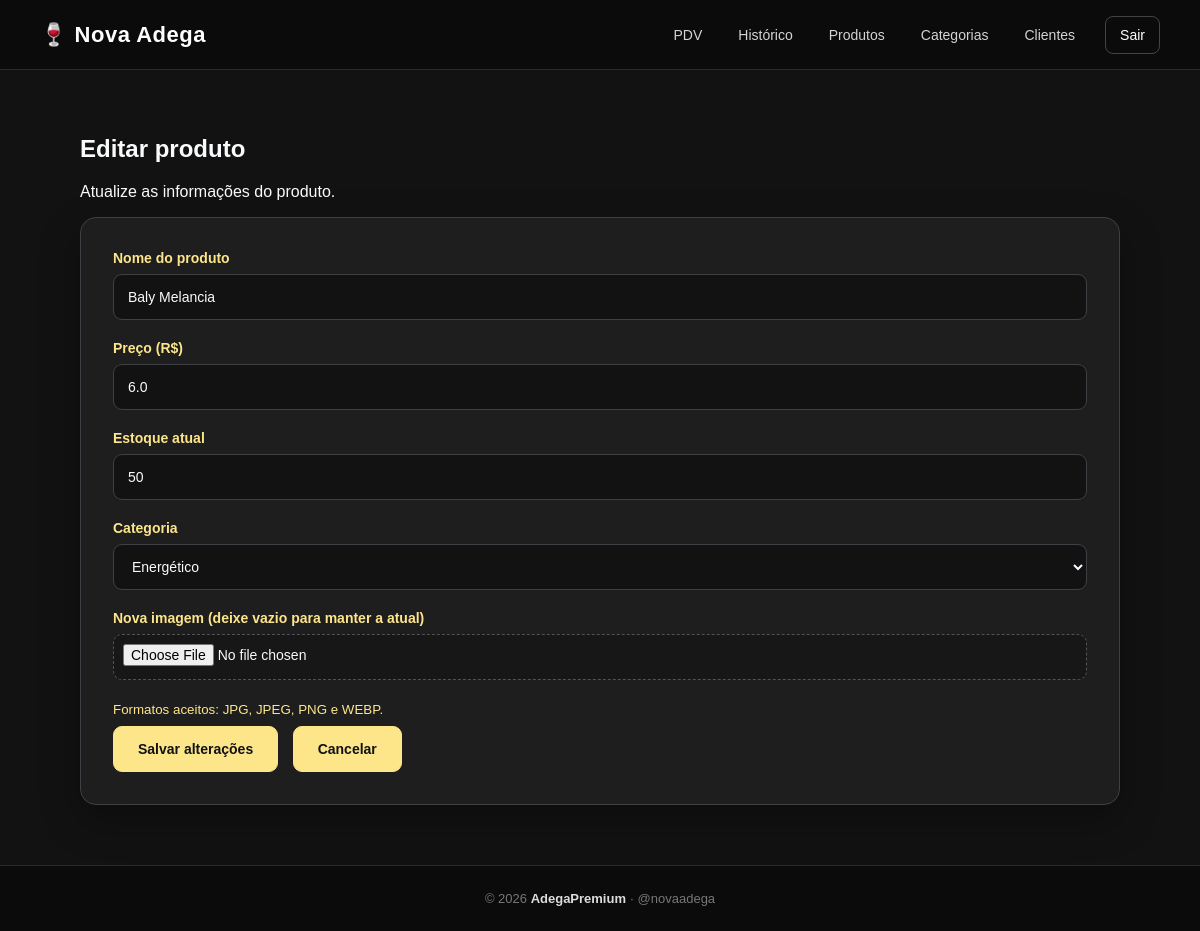
The page /produtos/4/editar (signed in) on the database as committed earlier.
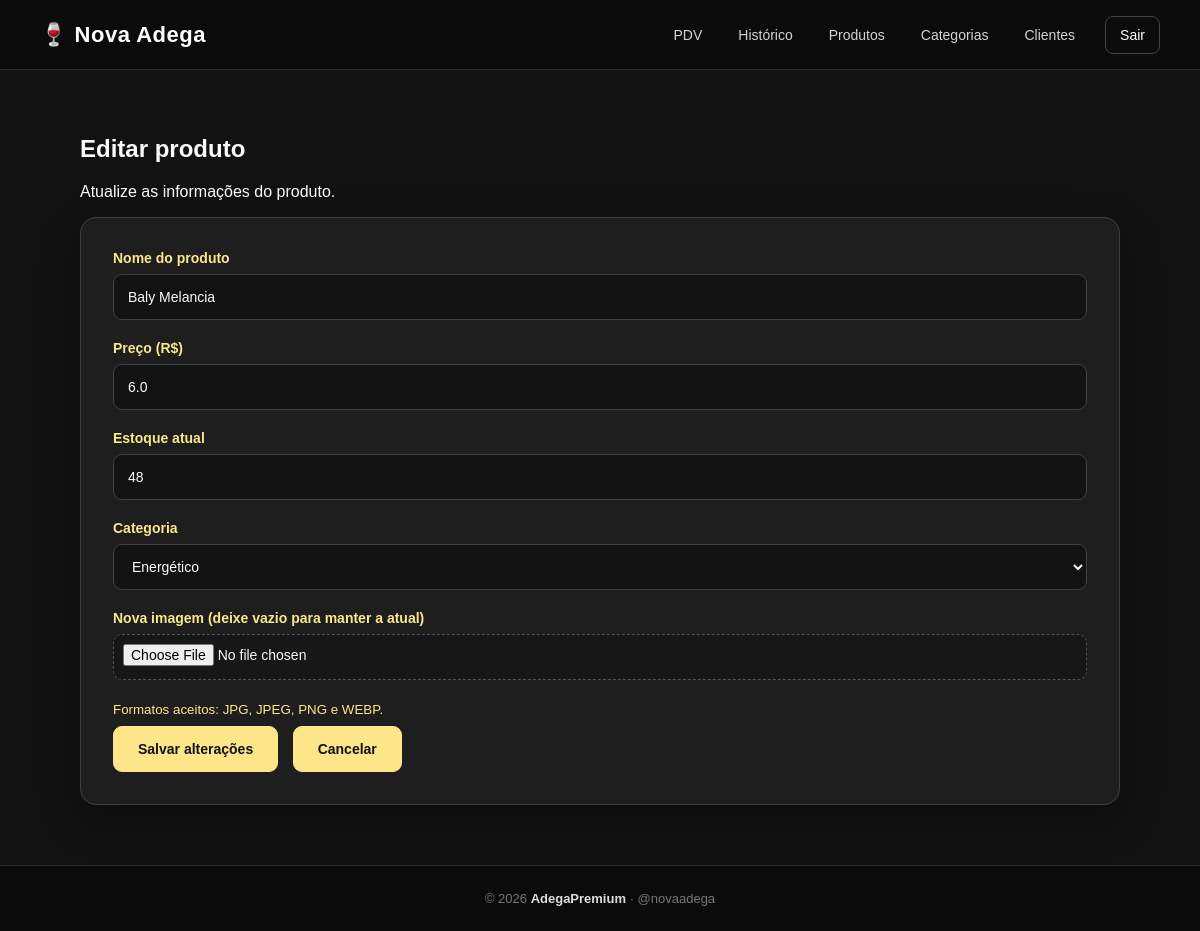
The same page on the database as committed later.
### app/models/produto.py (models this page shows, shortened)
class Produto(Base):
    __tablename__ = "produtos"
    id = Column(Integer, primary_key=True, autoincrement=True, index=True)
    nome = Column(String(150), nullable=False, index=True)
    preco = Column(Float, nullable=False, default=0.0)
    estoque_atual = Column(Integer, nullable=False, default=0)
    ativo = Column(Boolean, default=True)
    imagem_path = Column(String(255), nullable=True)
    categoria_id = Column(Integer, ForeignKey("categorias.id", ondelete="SET NULL"), nullable=True )
    categoria = relationship("Categoria", back_populates="produtos")

### app/controllers/produto_controller.py (the view)
@router.get("/{produto_id}/editar")
def form_editar_produto(
    produto_id: int,
    request: Request,
    db: Session = Depends(get_db),
    admin = Depends(get_admin)
):
    editando   = db.query(Produto).filter(Produto.id == produto_id).first()
    categorias = db.query(Categoria).filter(Categoria.ativo == True).all()
    if not editando:
        return RedirectResponse(url="/produtos", status_code=302)
    return templates.TemplateResponse(
        request,
        "produtos/form.html",
        {
            "request":    request,
            "usuario":    admin,
            "editando":   editando,
            "categorias": categorias
        }
    )

### app/templates/produtos/form.html (shortened to what this page needs)
{% extends "base.html" %}
{% block styles %}
<link rel="stylesheet" href="/static/CSS/novo-produto.css">
{% endblock %}
{% block content %}
<main class="container">
    <section class="form-produto">
        <div class="form-titulo">
            <h1>
                {{
                    "Editar produto"
                    if editando
                    else "Novo produto"
                }}
            </h1>
            <p>
                {{
                    "Atualize as informações do produto."
                    if editando
                    else "Cadastre um novo produto no sistema."
                }}
            </p>
        </div>
        <form
            action="{{
                '/produtos/' + editando.id|string + '/editar'
                if editando
                else '/produtos/novo'
            }}"
            method="post"
            enctype="multipart/form-data"
            class="produto-form"
        >
            <div class="form-grupo">
                <label for="nome">
                    Nome do produto
                </label>
                <input
                    type="text"
                    id="nome"
                    name="nome"
                    value="{{ editando.nome if editando else (valores.nome if valores else '') }}"
                    placeholder="Digite o nome do produto"
                    required
                >
            </div>
            <div class="form-linha">
                <div class="form-grupo">
                    <label for="preco">
                        Preço (R$)
                    </label>
                    <input
                        type="number"
                        id="preco"
                        name="preco"
                        step="0.01"
                        min="0"
                        value="{{ editando.preco if editando else (valores.preco if valores else '0.00') }}"
                        placeholder="0,00"
                        required
                    >
                </div>
                <div class="form-grupo">
                    <label for="estoque_atual">
                        Estoque atual
                    </label>
                    <input
                        type="number"
                        id="estoque_atual"
                        name="estoque_atual"
                        min="0"
                        value="{{ editando.estoque_atual if editando else (valores.estoque_atual if valores else '0') }}"
                        placeholder="0"
                        required
                    >
                </div>
            </div>
            <div class="form-grupo">
                <label for="categoria_id">
                    Categoria
                </label>
                <select
                    name="categoria_id"
                    id="categoria_id"
                >
                    {% for c in categorias %}
                    <option
                        value="{{ c.id }}"
                        {{
                            'selected'
                            if
                            (
                                (editando and editando.categoria_id == c.id)
                                or
                                (valores and valores.categoria_id == c.id)
                            )
                            else ''
                        }}
                    >
                        {{ c.nome }}
                    </option>
                    {% endfor %}
                </select>
            </div>
            <div class="form-grupo">
                <label for="imagem">
                    {{
                        "Nova imagem (deixe vazio para manter a atual)"
                        if editando
                        else "Imagem do produto"
                    }}
                </label>
                <input
                    type="file"
                    id="imagem"
                    name="imagem"
                    accept=".jpg,.jpeg,.png,.webp"
                >
                <small>
                    Formatos aceitos:
                    JPG, JPEG, PNG e WEBP.
                </small>
            </div>
            <div class="form-botoes">
                <button
                    type="submit"
                    class="btn-salvar"
                >
                    {{
                        "Salvar alterações"
                        if editando
                        else "Criar produto"
                    }}
                </button>
                <a
                    href="/produtos/"
                    class="btn-cancelar"
                >
                    Cancelar
                </a>
            </div>
        </form>
    </section>
</main>
{% endblock %}

### app/templates/base.html (shortened to what this page needs)
<!DOCTYPE html>
<html lang="pt-BR">
<head>
    <link rel="stylesheet" href="/static/CSS/home.css?v=3">
    {% block styles %}{% endblock %}
    <link rel="stylesheet" href="/static/CSS/voltar.css?v=1">
</head>
<body>
    {% block navbar %}
    <nav class="navbar">
        <div class="logo">
            <a href="/">
                🍷 Nova Adega
            </a>
        </div>
        <div class="menu">
            <a href="/pdv/">
                PDV
            </a>
            <a href="/movimentacoes/">
                Histórico
            </a>
            <a href="/produtos/">
                Produtos
            </a>
            <a href="/categorias/">
                Categorias
            </a>
            <a href="/clientes/">
                Clientes
            </a>
            <a href="/auth/logout" class="btn-sair">
                Sair
            </a>
        </div>
    </nav>
    {% endblock %}
    <div class="page-wrapper">
        {% block content %}{% endblock %}
    </div>
    {% block footer %}
    <footer class="footer">
        <p>
            © 2026 <strong>AdegaPremium</strong> · @novaadega
        </p>
    </footer>
    {% endblock %}
</body>
</html>

### app/static/CSS/home.css (style rules this page uses)
* { box-sizing: border-box; }
html { min-height: 100%; }
body { margin: 0; padding: 0; min-height: 100vh; font-family: Arial, Helvetica, sans-serif; background: #121212; color: #f9fafb; display: flex; flex-direction: column; }
.navbar { width: 100%; min-height: 70px; padding: 0 40px; display: flex; align-items: center; justify-content: space-between; background: #0b0b0b; border-bottom: 1px solid #292929; flex-shrink: 0; }
.logo a { color: #ffffff; text-decoration: none; font-size: 22px; font-weight: 700; letter-spacing: 0.5px; transition: color 0.25s ease; }
.menu { display: flex; align-items: center; gap: 8px; }
.menu a { position: relative; color: #d4d4d4; text-decoration: none; padding: 10px 14px; border-radius: 8px; font-size: 14px; transition: color 0.25s ease, text-shadow 0.25s ease, transform 0.25s ease, background 0.25s ease; }
.menu a:not(.btn-sair)::after { content: ""; position: absolute; left: 50%; bottom: -4px; width: 0; height: 2px; background: #FDE68A; border-radius: 10px; box-shadow: 0 0 5px #FDE68A, 0 0 10px rgba(253, 230, 138, 0.7); transform: translateX(-50%); transition: width 0.25s ease; }
.menu .btn-sair { margin-left: 8px; border: 1px solid #444444; color: #ffffff; text-shadow: none; transform: none; transition: background 0.2s ease, color 0.2s ease, border-color 0.2s ease; }
.menu .btn-sair::after { display: none; }
.footer { width: 100%; margin-top: auto; padding: 25px 20px; text-align: center; background: #0b0b0b; border-top: 1px solid #292929; color: #777777; flex-shrink: 0; }
.footer p { margin: 0; font-size: 13px; }
.footer strong { color: #dddddd; }

### app/static/CSS/novo-produto.css (style rules this page uses)
main.container { width: 100%; max-width: 1100px; margin: 0 auto; padding: 45px 30px 60px; color: #F9FAFB; }
main.container form { width: 100%; padding: 32px; background: #1E1E1E; border: 1px solid #3F3F46; border-radius: 16px; box-shadow: 0 15px 40px rgba(0, 0, 0, 0.30); }
main.container form label { display: block; margin-bottom: 8px; color: #FDE68A; font-size: 14px; font-weight: 600; }
main.container form input[type="text"], main.container form input[type="number"], main.container form input[type="file"], main.container form select { width: 100%; min-height: 46px; padding: 11px 14px; margin-bottom: 20px; background: #121212; color: #F9FAFB; border: 1px solid #3F3F46; border-radius: 9px; outline: none; font-size: 14px; transition: border-color 0.2s ease, box-shadow 0.2s ease, background 0.2s ease; }
main.container form input::placeholder { color: #71717A; }
main.container form select { cursor: pointer; }
main.container form select option { background: #1E1E1E; color: #F9FAFB; }
main.container form input[type="file"] { padding: 9px; background: #171717; border: 1px dashed #52525B; cursor: pointer; }
main.container form small, main.container form .ajuda, main.container form p { color: #FDE68A; }
main.container form button, main.container form input[type="submit"], main.container form a { display: inline-flex; align-items: center; justify-content: center; min-height: 46px; padding: 0 24px; margin-top: 8px; border-radius: 9px; font-size: 14px; font-weight: 700; text-decoration: none; cursor: pointer; transition: background 0.2s ease, transform 0.2s ease, box-shadow 0.2s ease, border-color 0.2s ease; }
main.container form button, main.container form input[type="submit"] { background: #FDE68A; color: #121212; border: 1px solid #FDE68A; }
main.container form a { margin-left: 10px; background: #FDE68A; color: #121212; border: 1px solid #FDE68A; }

Rows that differ between the two databases and show on the page:
changed Produto "Baly Melancia": estoque_atual "50" → "48"
